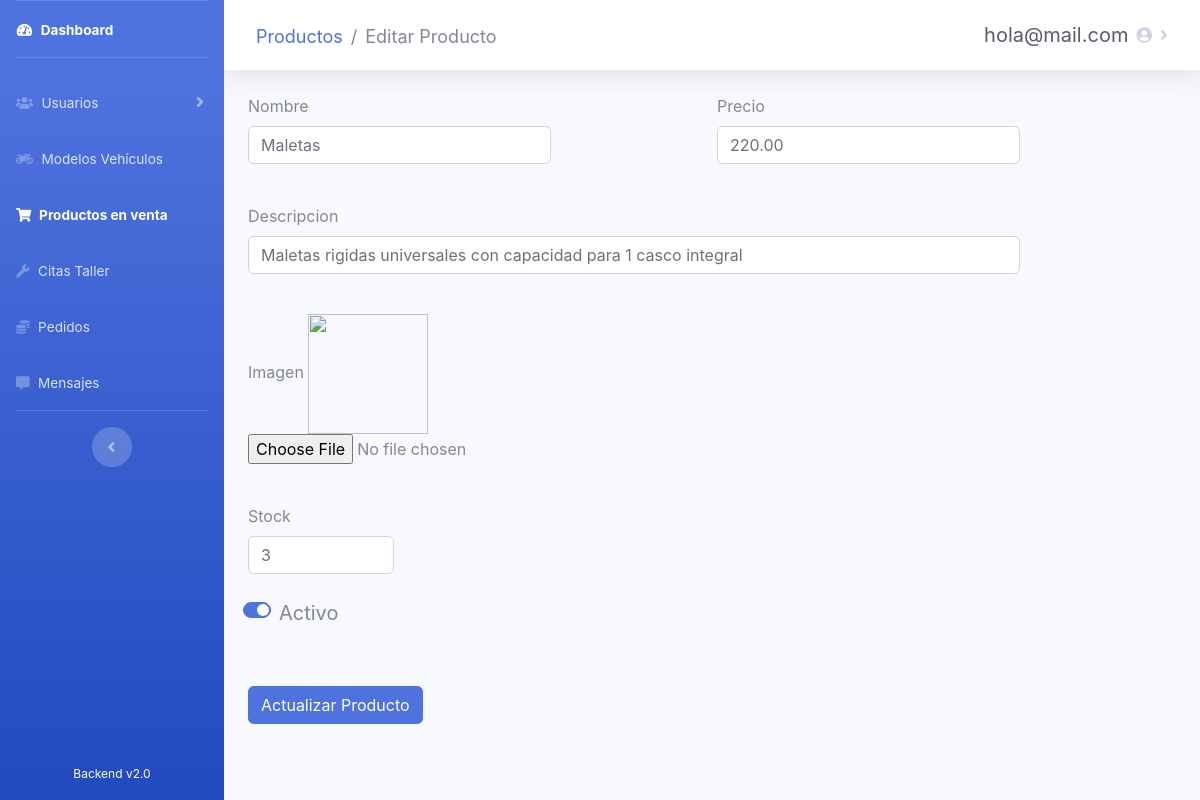
The app's page /admin/products/editarProducto.php?id=1 (signed in) with its own data.
### tables this page shows
CREATE TABLE `productos` (
  `id_producto` int(10) NOT NULL,
  `nombre` varchar(20) NOT NULL,
  `precio` double(10,2) NOT NULL,
  `descripcion` text NOT NULL,
  `stock` int(10) NOT NULL,
  `imagen` mediumblob NOT NULL,
  `is_active` tinyint(1) NOT NULL
);

### admin/products/editarProducto.php (the view, shortened to what this page needs)
<?php
require_once('../recursos/conexionBD.php');
if (!isset($_SESSION['usuario']) and $_SESSION['estado'] != 'Autenticado') {
    header('Location: ../administrar.php');
} else {
    $usuario = $_SESSION['usuario'];
}
$id = $_GET['id'];
$consulta = "SELECT * FROM productos WHERE id_producto = '$id'";
$resultado = mysqli_query($conexion, $consulta);
$fila = mysqli_fetch_array($resultado)
?>
<!DOCTYPE html>
<html lang="es">
<head>
    <link rel="stylesheet" href="https://use.fontawesome.com/releases/v5.11.2/css/all.css">
    <link href="../../css/sidebar-admin.css" rel="stylesheet">
</head>
<body id="page-top">
    <div id="wrapper">
        <ul class="navbar-nav bg-gradient-primary sidebar sidebar-dark accordion" id="accordionSidebar">
            <div class="navbar-nav" style="height: 95%">
                <li class="nav-item active">
                    <a class="nav-link" href="../dashboard.php">
                        <i class="fas fa-fw fa-tachometer-alt"></i>
                        <span>Dashboard</span>
                    </a>
                </li>
                <hr class="sidebar-divider">
                <li class="nav-item">
                    <a class="nav-link collapsed" href="#" data-toggle="collapse" data-target="#collapse3" aria-expanded="true" aria-controls="collapse3">
                        <i class="fas fa-users"></i>
                        <span>Usuarios</span>
                    </a>
                </li>
                <li class="nav-item">
                    <a class="nav-link" href="../vehicles/vehiculos.php">
                        <i class="fas fa-motorcycle"></i>
                        <span>Modelos Vehículos</span>
                    </a>
                </li>
                <li class="nav-item active">
                    <a class="nav-link" href="productos.php">
                        <i class="fas fa-shopping-cart"></i>
                        <span>Productos en venta</span>
                    </a>
                </li>
                <li class="nav-item">
					<a class="nav-link" href="../tasks/citas.php">
						<i class="fas fa-wrench"></i>
						<span>Citas Taller</span>
					</a>
                </li>
                <li class="nav-item">
					<a class="nav-link" href="../sales/pedidos.php">
						<i class="fas fa-coins"></i>
						<span>Pedidos</span>
					</a>
                </li>
                <li class="nav-item">
                    <a class="nav-link" href="../messages/mensajes.php">
                        <i class="fas fa-comment-alt"></i>
                        <span>Mensajes</span>
                    </a>
                </li>
                <hr class="sidebar-divider d-none d-md-block">
                <div class="text-center d-none d-md-inline">
                    <button class="rounded-circle border-0" id="sidebarToggle"></button>
                </div>
            </div>
            <div class="text-center">
                <div class="container">
                    <span style="color: white; font-size: 12px">Backend v2.0</span>
                </div>
            </div>
        </ul>
        <div id="content-wrapper" class="d-flex flex-column">
            <div id="content">
                <nav class="navbar navbar-expand navbar-light bg-white topbar mb-4 static-top shadow">
                    <nav aria-label="breadcrumb">
                        <ol class="breadcrumb">
                            <li class="breadcrumb-item"><a href="productos.php">Productos</a></li>
                            <li class="breadcrumb-item active" aria-current="page">Editar Producto</li>
                        </ol>
                    </nav>
                    <ul class="navbar-nav ml-auto">
                        <li class="nav-item dropdown">
                            <a class="nav-link dropdown-toggle" href="#" id="usuarioDropdown" role="button" data-toggle="dropdown" aria-haspopup="true" aria-expanded="false">
                                <span class="mr-2 d-none d-lg-inline text-gray-800 medium" style="font-size: 20px"><?php print($usuario) ?></span>
                                <i class="fas fa-user-circle"></i>
                            </a>
                        </li>
                    </ul>
                </nav>
                <div class="container-fluid">
                    <form action="" method="POST" id="editarProducto">
                        <div class="form-row">
                            <div class="form-group col-md-4">
                                <label for="nombre">Nombre</label>
                                <input type="text" class="form-control" id="nombre" name="nombre" required value="<?php echo $fila["nombre"]; ?>">
                            </div>
                            <div class="form-group col-md-2"></div>
                            <div class="form-group col-md-4">
                                <label for="inputName">Precio</label>
                                <input type="number" class="form-control" id="precio" name="precio" step="0.01" required value="<?php echo $fila["precio"]; ?>">
                            </div>
                        </div>
                        <br>
                        <div class="form-row">
                            <div class="form-group col-md-10">
                                <label for="descripcion">Descripcion</label>
                                <input type="text" class="form-control" id="descripcion" name="descripcion" required value="<?php echo $fila["descripcion"]; ?>"></input>
                            </div>
                        </div>
                        <br>
                        <div class="form-group">
                            <label for="imagen">Imagen</label>
                            <img src="getImagen.php?id=<?php echo $fila["id_producto"]; ?>" width="120" height="120" id="imagenProducto" />
                            <input type="file" class="form-control-file" id="imagen" name="imagen" required>
                        </div>
                        <br>
                        <div class="form-row">
                            <div class="form-group col-md-2">
                                <label for="stock">Stock</label>
                                <input type="number" class="form-control" id="stock" name="stock" required value="<?php echo $fila["stock"]; ?>">
                            </div>
                        </div>
                        <div class="form-row">
                            <div class="custom-switch form-control-lg">
                                <label class="custom-control-label" for="is_active">Activo</label>
                            </div>
                        </div>
                        <br><br>
                        <button class="btn btn-primary" type="submit" id="submit">Actualizar Producto</button>
                    </form>
                </div>
            </div>
        </div>
    </div>
</body>
</html>

### admin/products/editarProducto.php (style rules this page uses)
input::placeholder { font-size: 14px; }

### records on screen
productos: nombre "Maletas", precio "220.00", descripcion "Maletas rigidas universales con capacidad para 1 casco integral", stock "3"

### other values on screen
$usuario "hola@mail.com"
